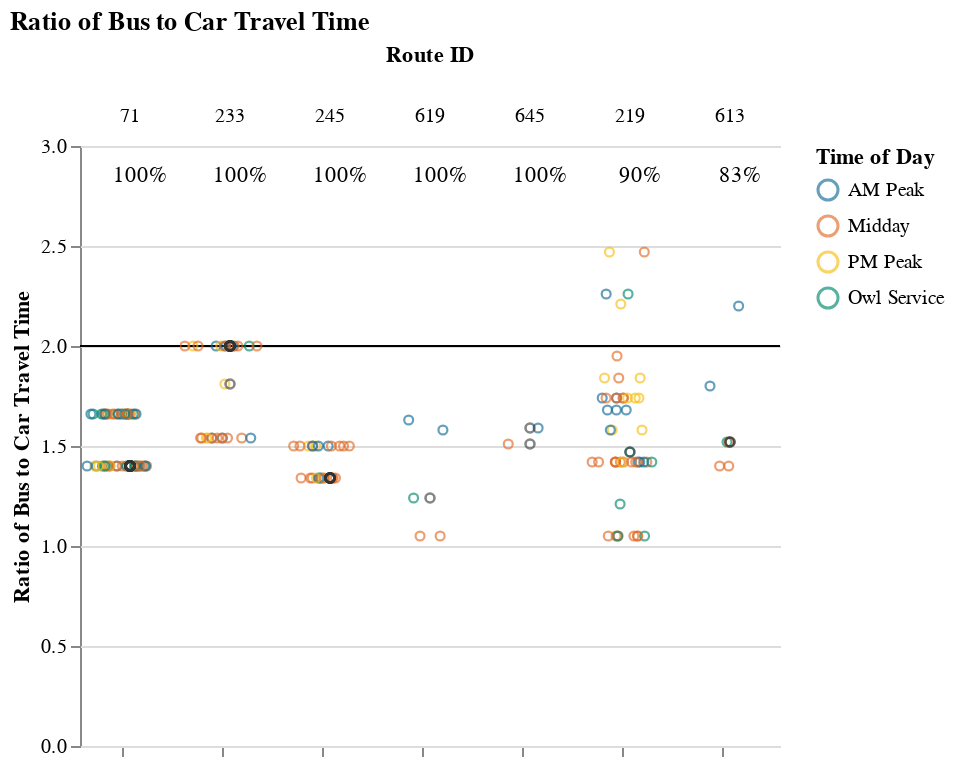
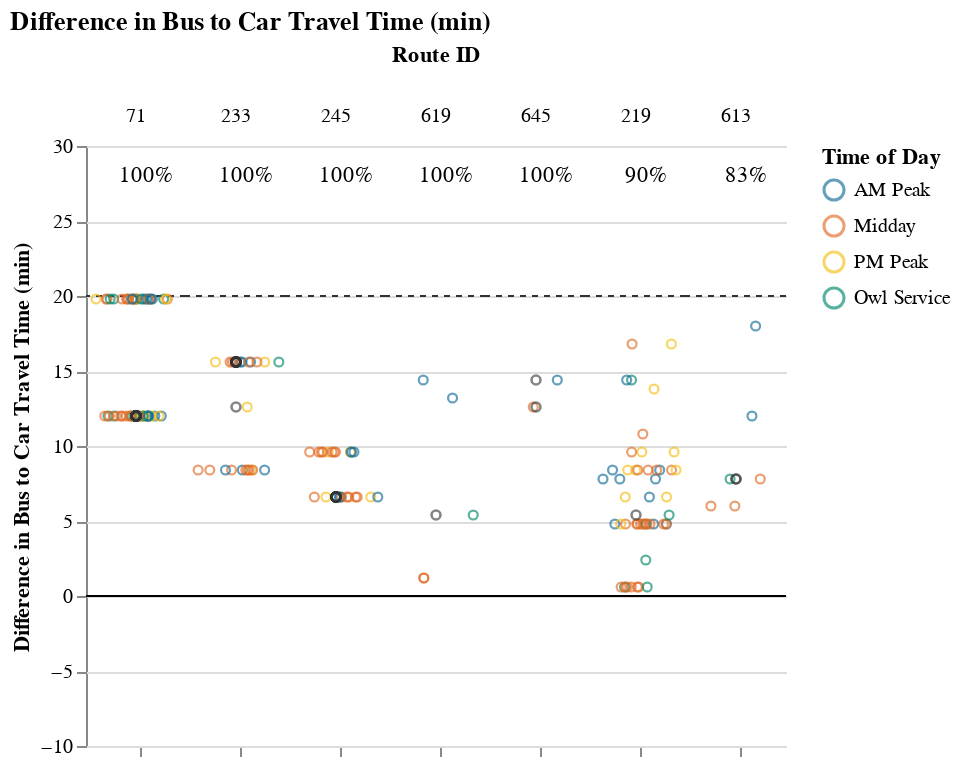

Write notebook code for charts like these, in order.
### Markdown cell above
## Viable Competitive Routes
### Short Routes (< 1 hr)

### Code cell
route_group = "short"
display_charts_for_route_group(df, route_group)

### Figure 1 — Vega-Lite specification as saved in the notebook (floating-point values rounded to 4 significant figures; data arrays with more than 128 entries replaced by an {"elided": "..."} marker saying what was removed)
{"config": {"view": {"continuousWidth": 400, "continuousHeight": 300, "stroke": null}, "facet": {"spacing": 0}}, "data": {"name": "data-d3cea3638f53197ea00cf14cda34d7e7"}, "facet": {"column": {"field": "route_id2", "sort": ["71", "233", "245", "619", "645", "219", "613"], "title": "Route ID", "type": "nominal"}}, "spec": {"layer": [{"mark": "rule", "encoding": {"color": {"value": "black"}, "y": {"field": "cutoff", "type": "quantitative"}}, "selection": {"selector001": {"type": "interval", "bind": "scales", "encodings": ["x", "y"]}}}, {"mark": {"type": "point", "opacity": 0.65, "size": 20, "strokeWidth": 1.1}, "encoding": {"color": {"field": "time_of_day", "scale": {"range": ["#136C97", "#E16B26", "#F6BF16", "#00896B", "#7790A3", "#5B559C"]}, "sort": ["AM Peak", "Midday", "PM Peak", "Owl Service"], "title": "Time of Day", "type": "nominal"}, "tooltip": [{"field": "route_id2", "title": "route_id", "type": "nominal"}, {"field": "route_name", "type": "nominal"}, {"field": "trip_id", "type": "nominal"}, {"field": "service_hours", "type": "quantitative"}, {"field": "car_duration_hours", "type": "quantitative"}, {"field": "bus_multiplier", "type": "quantitative"}, {"field": "bus_difference", "type": "quantitative"}, {"field": "num_trips", "type": "quantitative"}, {"field": "num_competitive", "type": "quantitative"}, {"field": "pct_trips_competitive", "type": "quantitative"}, {"field": "pct_below_cutoff", "type": "quantitative"}, {"field": "p25", "type": "quantitative"}, {"field": "p50", "type": "quantitative"}, {"field": "p75", "type": "quantitative"}], "x": {"axis": {"grid": false, "labels": false, "ticks": true, "values": [0]}, "field": "jitter", "scale": {}, "title": null, "type": "quantitative"}, "y": {"field": "bus_multiplier", "scale": {"domain": [0, 3.0]}, "title": "Ratio of Bus to Car Travel Time", "type": "quantitative"}}, "transform": [{"calculate": "sqrt(-2*log(random()))*cos(2*PI*random())", "as": "jitter"}], "width": 50}, {"layer": [{"mark": {"type": "point", "opacity": 0.6, "size": 20, "strokeWidth": 1.3}, "encoding": {"color": {"value": "#323434"}, "y": {"field": "bus_multiplier", "type": "quantitative"}}, "transform": [{"filter": "(datum.p50_trip === 1)"}]}, {"mark": {"type": "text", "align": "center", "baseline": "middle"}, "encoding": {"color": {"value": "black"}, "text": {"field": "pct_trips_competitive", "format": ".0%", "type": "quantitative"}, "tooltip": [{"field": "route_id2", "title": "route_id", "type": "nominal"}, {"field": "route_name", "type": "nominal"}, {"field": "trip_id", "type": "nominal"}, {"field": "service_hours", "type": "quantitative"}, {"field": "car_duration_hours", "type": "quantitative"}, {"field": "bus_multiplier", "type": "quantitative"}, {"field": "bus_difference", "type": "quantitative"}, {"field": "num_trips", "type": "quantitative"}, {"field": "num_competitive", "type": "quantitative"}, {"field": "pct_trips_competitive", "type": "quantitative"}, {"field": "pct_below_cutoff", "type": "quantitative"}, {"field": "p25", "type": "quantitative"}, {"field": "p50", "type": "quantitative"}, {"field": "p75", "type": "quantitative"}], "x": {"value": 30}, "y": {"value": 15}}, "transform": [{"calculate": "sqrt(-2*log(random()))*cos(2*PI*random())", "as": "jitter"}, {"filter": "(datum.fastest_trip === 1)"}]}]}]}, "resolve": {"scale": {"y": "shared"}}, "title": "Ratio of Bus to Car Travel Time", "$schema": "https://vega.github.io/schema/vega-lite/v4.17.0.json", "datasets": {"data-d3cea3638f53197ea00cf14cda34d7e7": {"elided": "167 records"}}}

### Figure 2 — Vega-Lite specification as saved in the notebook (floating-point values rounded to 4 significant figures; data arrays with more than 128 entries replaced by an {"elided": "..."} marker saying what was removed)
{"config": {"view": {"continuousWidth": 400, "continuousHeight": 300, "stroke": null}, "facet": {"spacing": 0}}, "data": {"name": "data-b24627e7025c2e4bcb60e3bce418afb2"}, "facet": {"column": {"field": "route_id2", "sort": ["71", "233", "245", "619", "645", "219", "613"], "title": "Route ID", "type": "nominal"}}, "spec": {"layer": [{"mark": "rule", "encoding": {"color": {"value": "black"}, "y": {"field": "cutoff", "type": "quantitative"}}, "selection": {"selector002": {"type": "interval", "bind": "scales", "encodings": ["x", "y"]}}}, {"mark": {"type": "rule", "strokeDash": [3, 3]}, "encoding": {"color": {"value": "#323434"}, "y": {"field": "cutoff2", "type": "quantitative"}}}, {"mark": {"type": "point", "opacity": 0.65, "size": 20, "strokeWidth": 1.1}, "encoding": {"color": {"field": "time_of_day", "scale": {"range": ["#136C97", "#E16B26", "#F6BF16", "#00896B", "#7790A3", "#5B559C"]}, "sort": ["AM Peak", "Midday", "PM Peak", "Owl Service"], "title": "Time of Day", "type": "nominal"}, "tooltip": [{"field": "route_id2", "title": "route_id", "type": "nominal"}, {"field": "route_name", "type": "nominal"}, {"field": "trip_id", "type": "nominal"}, {"field": "service_hours", "type": "quantitative"}, {"field": "car_duration_hours", "type": "quantitative"}, {"field": "bus_multiplier", "type": "quantitative"}, {"field": "bus_difference", "type": "quantitative"}, {"field": "num_trips", "type": "quantitative"}, {"field": "num_competitive", "type": "quantitative"}, {"field": "pct_trips_competitive", "type": "quantitative"}, {"field": "pct_below_cutoff", "type": "quantitative"}, {"field": "p25", "type": "quantitative"}, {"field": "p50", "type": "quantitative"}, {"field": "p75", "type": "quantitative"}], "x": {"axis": {"grid": false, "labels": false, "ticks": true, "values": [0]}, "field": "jitter", "scale": {}, "title": null, "type": "quantitative"}, "y": {"field": "bus_difference", "scale": {"domain": [-5, 25.8]}, "title": "Difference in Bus to Car Travel Time (min)", "type": "quantitative"}}, "transform": [{"calculate": "sqrt(-2*log(random()))*cos(2*PI*random())", "as": "jitter"}], "width": 50}, {"layer": [{"mark": {"type": "point", "opacity": 0.6, "size": 20, "strokeWidth": 1.3}, "encoding": {"color": {"value": "#323434"}, "y": {"field": "bus_difference", "type": "quantitative"}}, "transform": [{"filter": "(datum.p50_trip === 1)"}]}, {"mark": {"type": "text", "align": "center", "baseline": "middle"}, "encoding": {"color": {"value": "black"}, "text": {"field": "pct_trips_competitive", "format": ".0%", "type": "quantitative"}, "tooltip": [{"field": "route_id2", "title": "route_id", "type": "nominal"}, {"field": "route_name", "type": "nominal"}, {"field": "trip_id", "type": "nominal"}, {"field": "service_hours", "type": "quantitative"}, {"field": "car_duration_hours", "type": "quantitative"}, {"field": "bus_multiplier", "type": "quantitative"}, {"field": "bus_difference", "type": "quantitative"}, {"field": "num_trips", "type": "quantitative"}, {"field": "num_competitive", "type": "quantitative"}, {"field": "pct_trips_competitive", "type": "quantitative"}, {"field": "pct_below_cutoff", "type": "quantitative"}, {"field": "p25", "type": "quantitative"}, {"field": "p50", "type": "quantitative"}, {"field": "p75", "type": "quantitative"}], "x": {"value": 30}, "y": {"value": 15}}, "transform": [{"calculate": "sqrt(-2*log(random()))*cos(2*PI*random())", "as": "jitter"}, {"filter": "(datum.fastest_trip === 1)"}]}]}]}, "resolve": {"scale": {"y": "shared"}}, "title": "Difference in Bus to Car Travel Time (min)", "$schema": "https://vega.github.io/schema/vega-lite/v4.17.0.json", "datasets": {"data-b24627e7025c2e4bcb60e3bce418afb2": {"elided": "167 records"}}}
